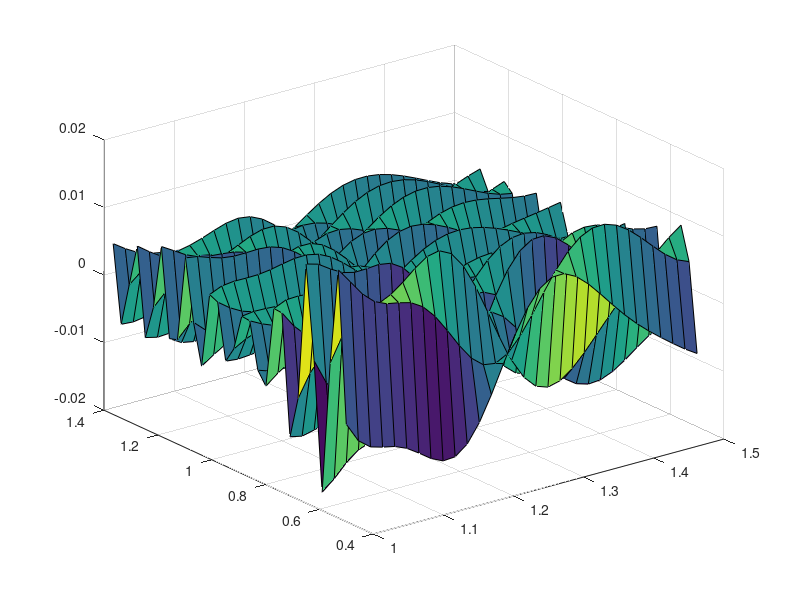
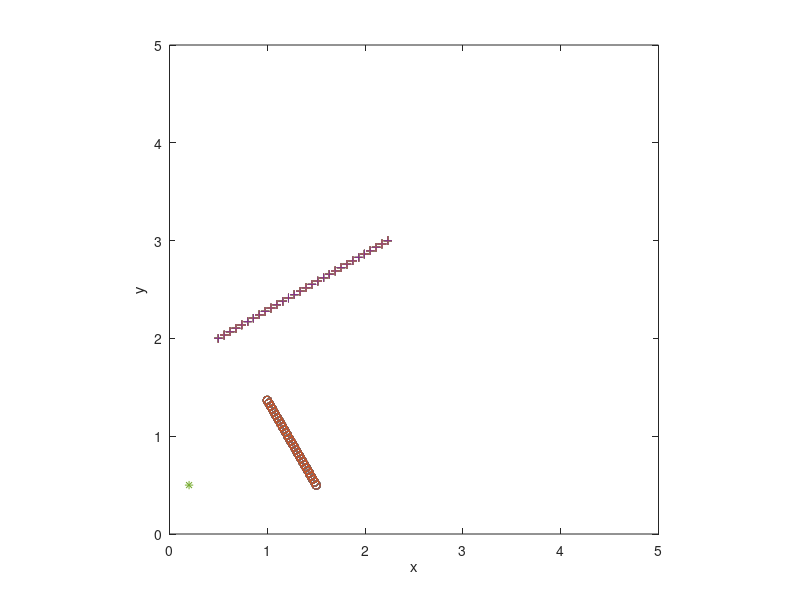

These figures' MATLAB source, in order:
% CODE FOR SIMULATION OF WAVES IN INDOOR ENVIRONMENT 
% VERSION: SEPT8, 2023
% ENVIRONMENT: CORNER REFLECTOR (2 WALLS) INCLUDING MULTIPLE SCATTERING

% NOTE: This code focuses on the scattering response matrix for 
% multi-static sensing array outside ROI. 

%%%% Edwin Marengo Fuentes

% _______________________

clear 

% SYSTEM

% consider a PEC corner reflector. The Region of Interest (ROI) is 
% within a square of sides L , and we can normalize L = 1 for 
% simplicity. The other dimensions, like wavelength, are then given as 
% a fraction of the room size. Source strength = 1 , no loss of generality.
% Target is in the ROI. Multi-static array, transmit-receive is outside
% ROI. This code focuses on the computation of the response matrix K.

%% ROI is where the scatterer is located. 

% Schematic: 

%                                       rrrrrr receive array
%
%                               !                        t       transmit
%                               !                         t         array
%                               !                          t
%                               !                           t
%                               !  *                         t
%                               !  target
%_______________________________!__________________________________

% System: we have a transmit array, at an inclination angle, and 
% a receive array, at an inclination angle, located outside ROI 
% where the target is located. Target is a scatterer, it re-emits.
% We have 2 walls, a corner reflector, as the indoor environment in this 
% code. 

% REVERBERATION PARAMETER Reverb: can have Reverb any complex number, 
% to simulate a realistic wall. PEC, perfect electric conductor has 
% Reverb=1, perfect magnetic conductor is Reverb=-1, etc. but we can 
% have cases in between, where magnitude of Reverb <= 1. We can assume
% for simplicity Reverb is a real value between 0 and 1. If magnitude 
% of Reverb is below 1, we have dissipation or loss of energy at the walls
% in the sense that energy is propagated into the interior of the wall,
% and not reflected back into the ROI. 

Reverb=1;

% NOTE: 
% PHYSICIST VERSUS ENGINEERING NOTATION FOR FOURIER TRANSFORM: we use 
% physicist's notation, so exp(ikr) is wave traveling in positive r sense.

% _________________________

% FIXED VARIABLES 

% wavelength lambda:

lambda=0.2; % notice that the ROI has dimensions 1 times 1, so this 
% lambda is relative to the ROI length (L);

% wavenumber of the field = 2*pi/lambda;

k=2*pi/lambda;

% receiver position: X_r, Y_r; this is variable; 
% transmitter position: X_t, Y_t; we will fix this in this code, per run;

x0_transmit=0.5;
y0_transmit=2;
alpha=pi/6; % radians, inclination of the transmit array;
number_transmitters=30;
transmitter_length=2;
transmitter_horizontal_separation=transmitter_length*(cos(alpha));
transmitter_vertical_separation=transmitter_length*(sin(alpha));
x0_receive=1.5;
y0_receive=0.5;
beta=pi/2+pi/6; % inclination of the receive array;
number_receivers=30;
receiver_length=1;
receiver_horizontal_separation=receiver_length*(cos(beta));
receiver_vertical_separation=receiver_length*(sin(beta));

% an epsilon added next, to avoid 'singularities' in the special case 
% of a single transmitter, etc. 

epsilon=1e-6;

for uu=1:number_transmitters % transmitters
    for vv=1:number_receivers % receivers 

        XXtransmit(uu,vv)=x0_transmit+(uu-1)*transmitter_horizontal_separation/(number_transmitters-1+epsilon);
        YYtransmit(uu,vv)=y0_transmit+(uu-1)*transmitter_vertical_separation/(number_transmitters-1+epsilon);
        XXreceive(uu,vv)=x0_receive+(vv-1)*receiver_horizontal_separation/(number_receivers-1+epsilon);
        YYreceive(uu,vv)=y0_receive+(vv-1)*receiver_vertical_separation/(number_receivers-1+epsilon);

X_t=XXtransmit(uu,vv);
Y_t=YYtransmit(uu,vv);
X_r=XXreceive(uu,vv);
Y_r=YYreceive(uu,vv);

% NOTE: Transmitter positions can be outside the ROI. The ROI is 
% for the receiver positions.

% Now we can add the positions of the images: 


%                          image 4     !     * original source 
%                                      !
%                                      !
%------------------------------------------------------------------
%
%                          image 3          image 2

X_t2=X_t;
Y_t2=-Y_t;
X_t3=-X_t;
Y_t3=-Y_t;
X_t4=-X_t;
Y_t4=Y_t;

% in this code we add different degrees of reverberation or reflectivity
% at the walls, via a new parameter Reverb varying between 0 and 1,
% where 0 means no reverberation or reflections, while 1 is the usual 
% PEC conditions. 


%for ii=1:100
%    for jj=1:100

%        X_r=ii/100;
%        Y_r=jj/100;

% line of sight contribution:
D=sqrt((X_r-X_t)^2+(Y_r-Y_t)^2);
s_i1=-exp(i*k*D)/(4*pi*D);

% image 2 contribution: it is 'negative' image;
D=sqrt((X_r-X_t2)^2+(Y_r-Y_t2)^2);
s_i2=exp(i*k*D)/(4*pi*D);

% image 3 contribution: it is 'positive' image;
D=sqrt((X_r-X_t3)^2+(Y_r-Y_t3)^2);
s_i3=-exp(i*k*D)/(4*pi*D);

% image 4 contribution: is it 'negative' image;
D=sqrt((X_r-X_t4)^2+(Y_r-Y_t4)^2);
s_i4=exp(i*k*D)/(4*pi*D);

% total: 

%Reverb=1

s_i(uu,vv)=s_i1+Reverb*(s_i2+s_i3+s_i4); % this is the background signal.

%%%% This completes the calculation of the incident field, without
% scatterers in the ROI. This is the incident field only. 

%%%%%%%%%%%%%%%%%% adding the scatterers.

%% single scatterer

% scattering strength tau1, position X_s1, Y_s1.

tau1=1;
% this is the scattering strength;

% positions: we can use the same positions used in the prior grid, ROI
% but we have to make sure that in the calculations we do not include 
% the same 'ii,jj' when computing the scattered field, since it would 
% give a singularity; we can use the neighbor value in that case; 

%II=ii;
%JJ=jj;
%X_s1=II/100;
%Y_s1=JJ/100;

X_s1=0.2;

Y_s1=0.5;

distancex=2*X_s1;
distancey=2*Y_s1;
distancesq=sqrt(distancex^2+distancey^2);

g02x=-exp(i*k*distancex)/(4*pi*distancex);
g02y=-exp(i*k*distancey)/(4*pi*distancey);
g02sq=-exp(i*k*distancesq)/(4*pi*distancesq);

% incident field at the target:

%%%%%%%%%%%%%%%%% 

X_r=X_s1;
Y_r=Y_s1; % probing field coming from the transmit array; arrives at target;

% line of sight contribution:
D=sqrt((X_r-X_t)^2+(Y_r-Y_t)^2);
sTarget_i1=-exp(i*k*D)/(4*pi*D);

% image 2 contribution: it is 'negative' image;
D=sqrt((X_r-X_t2)^2+(Y_r-Y_t2)^2);
sTarget_i2=exp(i*k*D)/(4*pi*D);

% image 3 contribution: it is 'positive' image;
D=sqrt((X_r-X_t3)^2+(Y_r-Y_t3)^2);
sTarget_i3=-exp(i*k*D)/(4*pi*D);

% image 4 contribution: is it 'negative' image;
D=sqrt((X_r-X_t4)^2+(Y_r-Y_t4)^2);
sTarget_i4=exp(i*k*D)/(4*pi*D);

% total: 

%Reverb=1

field_incident=sTarget_i1+Reverb*(sTarget_i2+sTarget_i3+sTarget_i4);


%%%%%%%%%%%%%%%%%

% total field: 

field_total=field_incident/(1+tau1*g02x+tau1*g02y-tau1*g02sq);

scattered_source=tau1*field_total; % this is the amplitude of the 
% scatterer's source, which radiates into the receiver array; 

%%% this radiates, into the receiver array: we evaluate the received field
%%% at the array: 

%%%%%%%%%%%%%%%%%%%%%%%%%%

X_t=X_s1;
Y_t=Y_s1; % target acts as emitter;
X_r=XXreceive(uu,vv);
Y_r=YYreceive(uu,vv); % wave signal sent to the receive array;

X_t2=X_t;
Y_t2=-Y_t;
X_t3=-X_t;
Y_t3=-Y_t;
X_t4=-X_t;
Y_t4=Y_t;

% line of sight contribution:
D=sqrt((X_r-X_t)^2+(Y_r-Y_t)^2);
sReceive_i1=-exp(i*k*D)/(4*pi*D);

% image 2 contribution: it is 'negative' image;
D=sqrt((X_r-X_t2)^2+(Y_r-Y_t2)^2);
sReceive_i2=exp(i*k*D)/(4*pi*D);

% image 3 contribution: it is 'positive' image;
D=sqrt((X_r-X_t3)^2+(Y_r-Y_t3)^2);
sReceive_i3=-exp(i*k*D)/(4*pi*D);

% image 4 contribution: is it 'negative' image;
D=sqrt((X_r-X_t4)^2+(Y_r-Y_t4)^2);
sReceive_i4=exp(i*k*D)/(4*pi*D);

% total: 

%Reverb=1

sReceive_i=sReceive_i1+Reverb*(sReceive_i2+sReceive_i3+sReceive_i4);
% this is the Green's function or propagator from target to receivers;

K(uu,vv)=scattered_source*sReceive_i;

% matrix K: this is the 'response matrix' of the scattering system.

%%%%%%%%%%%%%%%%%%%%%%%%%%



    end
end

%%% For the signal processing, we may need the vectorized form of the 
%%% matrices.

s_iv=reshape(s_i,[],1);  % column vector; probing field signals/data.
Kv=reshape(K,[],1); % data perturbation, scattered field signals/data. 
% In the coherent change detection methods we use projections of the two.

% Recommended plots: 

figure
surf(XXreceive(1,:), YYreceive(1,:), real(K));

% Geometry: 

figure
plot(XXreceive',YYreceive','o');
hold;
plot(XXtransmit,YYtransmit,'+');
plot(X_s1,Y_s1,'*');
axis('square')
axis([0 5 0 5]);
xlabel('x');
ylabel('y');


% plot real, imag parts of s_i, K, subarrays of those, etc. 

% FUTURE additions: add the signal processing for detection.















